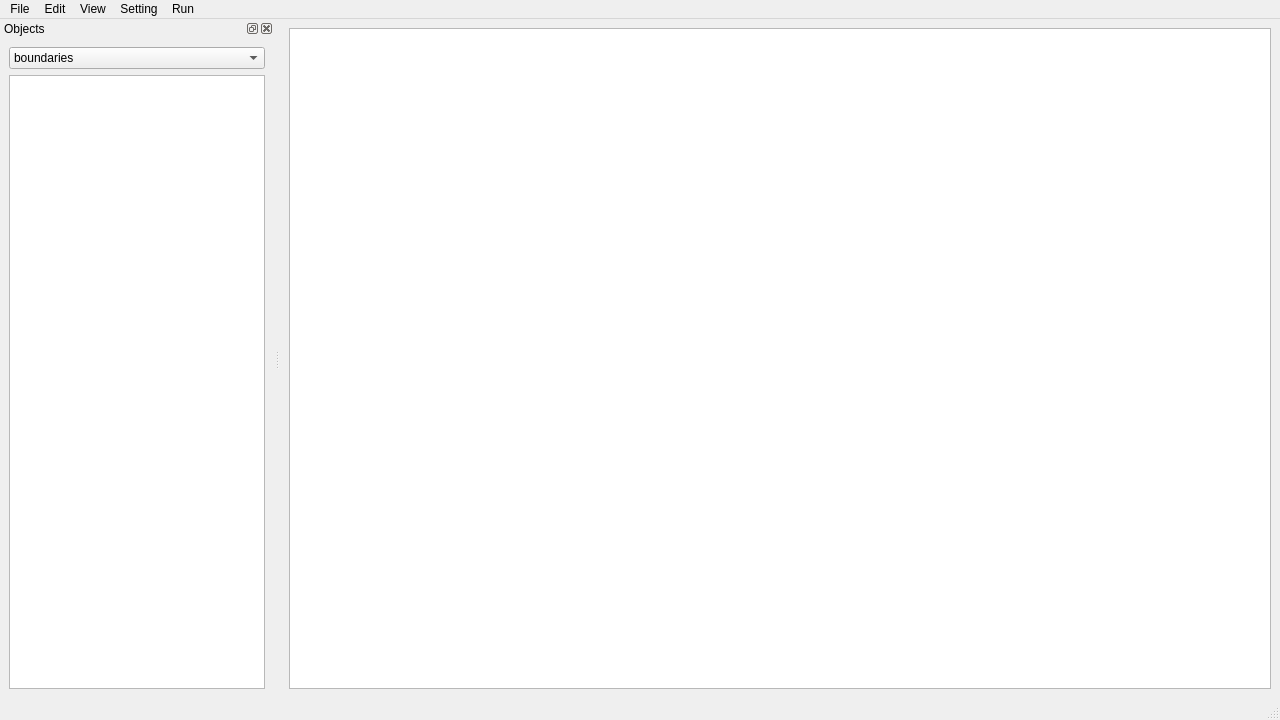
<?xml version="1.0" encoding="UTF-8"?>
<ui version="4.0">
 <class>MainWindow</class>
 <widget class="QMainWindow" name="MainWindow">
  <property name="geometry">
   <rect>
    <x>0</x>
    <y>0</y>
    <width>1280</width>
    <height>720</height>
   </rect>
  </property>
  <property name="mouseTracking">
   <bool>true</bool>
  </property>
  <property name="windowTitle">
   <string>PedSim</string>
  </property>
  <property name="windowIcon">
   <iconset resource="../resource.qrc">
    <normaloff>:/resources/img/app_icon.ico</normaloff>:/resources/img/app_icon.ico</iconset>
  </property>
  <widget class="QWidget" name="centralwidget">
   <layout class="QGridLayout" name="gridLayout">
    <item row="0" column="0">
     <widget class="QGraphicsView" name="canvas">
      <property name="mouseTracking">
       <bool>true</bool>
      </property>
     </widget>
    </item>
   </layout>
  </widget>
  <widget class="QMenuBar" name="menubar">
   <property name="geometry">
    <rect>
     <x>0</x>
     <y>0</y>
     <width>1280</width>
     <height>22</height>
    </rect>
   </property>
   <widget class="QMenu" name="menuFile">
    <property name="title">
     <string>File</string>
    </property>
    <addaction name="action_new"/>
    <addaction name="action_open"/>
    <addaction name="action_save"/>
    <addaction name="action_close"/>
    <addaction name="action_reload"/>
    <addaction name="action_background"/>
   </widget>
   <widget class="QMenu" name="menuSetting">
    <property name="title">
     <string>Setting</string>
    </property>
    <addaction name="action_toggle_dark_mode"/>
   </widget>
   <widget class="QMenu" name="menuEdit">
    <property name="title">
     <string>Edit</string>
    </property>
    <widget class="QMenu" name="menuEdit_Geometry">
     <property name="title">
      <string>Edit Geometry</string>
     </property>
     <property name="icon">
      <iconset>
       <normaloff>../img/geometry.svg</normaloff>../img/geometry.svg</iconset>
     </property>
     <widget class="QMenu" name="menuRoad">
      <property name="title">
       <string>Road</string>
      </property>
      <addaction name="action_edit_road"/>
      <addaction name="action_add_road"/>
      <addaction name="action_remove_road"/>
     </widget>
     <widget class="QMenu" name="menuBoundary">
      <property name="title">
       <string>Boundary</string>
      </property>
      <addaction name="action_edit_bound"/>
      <addaction name="action_add_bound"/>
      <addaction name="action_remove_bound"/>
     </widget>
     <addaction name="menuRoad"/>
     <addaction name="menuBoundary"/>
     <addaction name="action_edit_origin"/>
     <addaction name="action_edit_destination"/>
    </widget>
    <addaction name="action_edit_signal"/>
    <addaction name="action_edit_agents"/>
    <addaction name="action_edit_simulation"/>
    <addaction name="menuEdit_Geometry"/>
   </widget>
   <widget class="QMenu" name="menuView">
    <property name="title">
     <string>View</string>
    </property>
    <widget class="QMenu" name="menuToolbars">
     <property name="title">
      <string>Toolbars</string>
     </property>
     <property name="icon">
      <iconset>
       <normaloff>../img/toolbar.svg</normaloff>../img/toolbar.svg</iconset>
     </property>
     <addaction name="action_toggle_toolbar_file"/>
     <addaction name="action_toggle_toolbar_edit"/>
     <addaction name="action_toggle_toolbar_view"/>
     <addaction name="action_toggle_toolbar_settings"/>
     <addaction name="action_toggle_toolbar_run"/>
    </widget>
    <addaction name="action_pan"/>
    <addaction name="action_pointer"/>
    <addaction name="action_fit"/>
    <addaction name="menuToolbars"/>
   </widget>
   <widget class="QMenu" name="menuRun">
    <property name="title">
     <string>Run</string>
    </property>
    <addaction name="action_start"/>
    <addaction name="action_pause"/>
    <addaction name="action_stop"/>
   </widget>
   <addaction name="menuFile"/>
   <addaction name="menuEdit"/>
   <addaction name="menuView"/>
   <addaction name="menuSetting"/>
   <addaction name="menuRun"/>
  </widget>
  <widget class="QStatusBar" name="statusbar"/>
  <widget class="QDockWidget" name="dockWidget">
   <property name="windowTitle">
    <string>Objects</string>
   </property>
   <attribute name="dockWidgetArea">
    <number>1</number>
   </attribute>
   <widget class="QWidget" name="dockWidgetContents">
    <layout class="QGridLayout" name="gridLayout_2">
     <item row="1" column="0">
      <widget class="QTableView" name="tableView"/>
     </item>
     <item row="0" column="0">
      <widget class="QComboBox" name="comboBox">
       <item>
        <property name="text">
         <string>boundaries</string>
        </property>
       </item>
       <item>
        <property name="text">
         <string>origin</string>
        </property>
       </item>
       <item>
        <property name="text">
         <string>destination</string>
        </property>
       </item>
      </widget>
     </item>
    </layout>
   </widget>
  </widget>
  <action name="action_open">
   <property name="icon">
    <iconset>
     <normaloff>../img/open.svg</normaloff>../img/open.svg</iconset>
   </property>
   <property name="text">
    <string>Open</string>
   </property>
  </action>
  <action name="actio_open_geometry">
   <property name="text">
    <string>Open Geometry</string>
   </property>
  </action>
  <action name="action_reload">
   <property name="icon">
    <iconset>
     <normaloff>../img/reload.svg</normaloff>../img/reload.svg</iconset>
   </property>
   <property name="text">
    <string>Reload</string>
   </property>
  </action>
  <action name="action_close">
   <property name="icon">
    <iconset>
     <normaloff>../img/close.svg</normaloff>../img/close.svg</iconset>
   </property>
   <property name="text">
    <string>Close</string>
   </property>
  </action>
  <action name="action_edit_signal">
   <property name="icon">
    <iconset>
     <normaloff>../img/signal.svg</normaloff>../img/signal.svg</iconset>
   </property>
   <property name="text">
    <string>Edit Signal</string>
   </property>
  </action>
  <action name="actionEdit_Road">
   <property name="text">
    <string>Edit Road</string>
   </property>
  </action>
  <action name="actionEdit_Ped">
   <property name="text">
    <string>Edit Bike Lane</string>
   </property>
  </action>
  <action name="actionEdit_Ped_Crossing">
   <property name="text">
    <string>Edit Ped Crossing</string>
   </property>
  </action>
  <action name="actionEdit_Sep_Island">
   <property name="text">
    <string>Edit Sep Island</string>
   </property>
  </action>
  <action name="action_toggle_dark_mode">
   <property name="icon">
    <iconset>
     <normaloff>../img/dark_mode.svg</normaloff>../img/dark_mode.svg</iconset>
   </property>
   <property name="text">
    <string>Toggle Dark Mode</string>
   </property>
  </action>
  <action name="action_save">
   <property name="icon">
    <iconset>
     <normaloff>../img/save.svg</normaloff>../img/save.svg</iconset>
   </property>
   <property name="text">
    <string>Save</string>
   </property>
  </action>
  <action name="action_save_geometry">
   <property name="text">
    <string>Save Geometry</string>
   </property>
  </action>
  <action name="action_new">
   <property name="icon">
    <iconset>
     <normaloff>../img/new.svg</normaloff>../img/new.svg</iconset>
   </property>
   <property name="text">
    <string>New</string>
   </property>
  </action>
  <action name="action_edit_agents">
   <property name="icon">
    <iconset>
     <normaloff>../img/agent.svg</normaloff>../img/agent.svg</iconset>
   </property>
   <property name="text">
    <string>Edit Agents</string>
   </property>
  </action>
  <action name="action_edit_simulation">
   <property name="icon">
    <iconset>
     <normaloff>../img/simulation.svg</normaloff>../img/simulation.svg</iconset>
   </property>
   <property name="text">
    <string>Edit Simulation</string>
   </property>
  </action>
  <action name="action_bike_boundary">
   <property name="text">
    <string>Bike Boundary</string>
   </property>
  </action>
  <action name="action_edit_road">
   <property name="icon">
    <iconset>
     <normaloff>../img/edit.svg</normaloff>../img/edit.svg</iconset>
   </property>
   <property name="text">
    <string>Edit</string>
   </property>
  </action>
  <action name="action_add_road">
   <property name="icon">
    <iconset>
     <normaloff>../img/add.svg</normaloff>../img/add.svg</iconset>
   </property>
   <property name="text">
    <string>Add</string>
   </property>
  </action>
  <action name="action_remove_road">
   <property name="icon">
    <iconset>
     <normaloff>../img/remove.svg</normaloff>../img/remove.svg</iconset>
   </property>
   <property name="text">
    <string>Remove</string>
   </property>
  </action>
  <action name="action_edit_bound">
   <property name="icon">
    <iconset>
     <normaloff>../img/edit_boundary.svg</normaloff>../img/edit_boundary.svg</iconset>
   </property>
   <property name="text">
    <string>Edit</string>
   </property>
  </action>
  <action name="action_add_bound">
   <property name="icon">
    <iconset>
     <normaloff>../img/add.svg</normaloff>../img/add.svg</iconset>
   </property>
   <property name="text">
    <string>Add</string>
   </property>
  </action>
  <action name="action_remove_bound">
   <property name="icon">
    <iconset>
     <normaloff>../img/remove.svg</normaloff>../img/remove.svg</iconset>
   </property>
   <property name="text">
    <string>Remove</string>
   </property>
  </action>
  <action name="action_pan">
   <property name="icon">
    <iconset>
     <normaloff>../img/pan.svg</normaloff>../img/pan.svg</iconset>
   </property>
   <property name="text">
    <string>Pan</string>
   </property>
  </action>
  <action name="action_pointer">
   <property name="icon">
    <iconset>
     <normaloff>../img/pointer.svg</normaloff>../img/pointer.svg</iconset>
   </property>
   <property name="text">
    <string>Pointer</string>
   </property>
  </action>
  <action name="action_toggle_toolbar_file">
   <property name="checkable">
    <bool>true</bool>
   </property>
   <property name="checked">
    <bool>true</bool>
   </property>
   <property name="text">
    <string>File</string>
   </property>
  </action>
  <action name="action_toggle_toolbar_edit">
   <property name="checkable">
    <bool>true</bool>
   </property>
   <property name="checked">
    <bool>true</bool>
   </property>
   <property name="text">
    <string>Edit</string>
   </property>
  </action>
  <action name="action_toggle_toolbar_view">
   <property name="checkable">
    <bool>true</bool>
   </property>
   <property name="checked">
    <bool>true</bool>
   </property>
   <property name="text">
    <string>View</string>
   </property>
  </action>
  <action name="action_toggle_toolbar_settings">
   <property name="checkable">
    <bool>true</bool>
   </property>
   <property name="checked">
    <bool>true</bool>
   </property>
   <property name="text">
    <string>Setting</string>
   </property>
  </action>
  <action name="action_fit">
   <property name="icon">
    <iconset>
     <normaloff>../img/fit.svg</normaloff>../img/fit.svg</iconset>
   </property>
   <property name="text">
    <string>fit</string>
   </property>
  </action>
  <action name="action_start">
   <property name="icon">
    <iconset>
     <normaloff>../img/start.svg</normaloff>../img/start.svg</iconset>
   </property>
   <property name="text">
    <string>Start</string>
   </property>
  </action>
  <action name="action_pause">
   <property name="icon">
    <iconset>
     <normaloff>../img/pause.svg</normaloff>../img/pause.svg</iconset>
   </property>
   <property name="text">
    <string>Pause</string>
   </property>
  </action>
  <action name="action_stop">
   <property name="icon">
    <iconset>
     <normaloff>../img/stop.svg</normaloff>../img/stop.svg</iconset>
   </property>
   <property name="text">
    <string>Stop</string>
   </property>
  </action>
  <action name="action_toggle_toolbar_run">
   <property name="text">
    <string>run</string>
   </property>
  </action>
  <action name="action_edit_origin">
   <property name="icon">
    <iconset>
     <normaloff>../img/edit_origin.svg</normaloff>../img/edit_origin.svg</iconset>
   </property>
   <property name="text">
    <string>Origin</string>
   </property>
  </action>
  <action name="action_edit_destination">
   <property name="icon">
    <iconset>
     <normaloff>../img/edit_destination.svg</normaloff>../img/edit_destination.svg</iconset>
   </property>
   <property name="text">
    <string>Destination</string>
   </property>
  </action>
  <action name="action_background">
   <property name="icon">
    <iconset>
     <normaloff>../img/background.svg</normaloff>../img/background.svg</iconset>
   </property>
   <property name="text">
    <string>Add Background</string>
   </property>
  </action>
 </widget>
 <resources>
  <include location="../resource.qrc"/>
 </resources>
 <connections/>
</ui>
